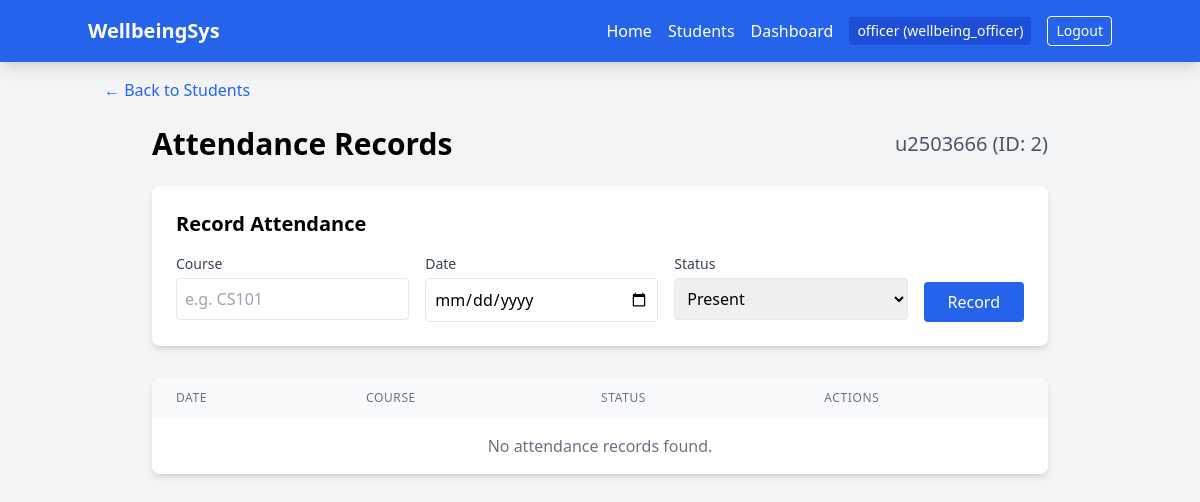
Screenshot of /attendance/2 (signed in) with the database file from the repository.
### tables this page shows
CREATE TABLE users (
    id INTEGER PRIMARY KEY AUTOINCREMENT,
    username TEXT NOT NULL UNIQUE,
    password_hash TEXT NOT NULL,
    role TEXT NOT NULL
);

CREATE TABLE students (
    id INTEGER PRIMARY KEY AUTOINCREMENT,
    university_id TEXT UNIQUE, -- e.g. u2554630
    name TEXT, -- We might mock this or use ID
    email TEXT,
    degree_name TEXT,
    year INTEGER,
    medical_info TEXT,
    disabilities TEXT,
    commute_type TEXT,
    avg_commute_time_min REAL,
    avg_screen_time_hours REAL
);

### app/routes.py (the view)
@main_bp.route('/attendance/<int:student_id>')
@login_required
def attendance_list(student_id):
    student = current_app.student_service.get_student(student_id)
    if not student:
        abort(404)
    records = current_app.attendance_service.get_student_attendance(student_id)
    return render_template('attendance.html', student=student, records=records)

### app/__init__.py (called while the page is built)
def create_app():
    app = Flask(__name__)
    app.config['SECRET_KEY'] = 'dev-secret-key-change-in-prod' # Required for sessions
    app.student_service = StudentService()
    app.attendance_service = AttendanceService()
    app.wellbeing_service = WellbeingService()
    app.submission_service = SubmissionService()
    app.user_service = UserService()
    app.analytics_service = AnalyticsService(
        app.attendance_service,
        app.wellbeing_service,
        app.submission_service
    )
    login_manager = LoginManager()
    login_manager.login_view = 'auth.login'
    login_manager.init_app(app)
    @login_manager.user_loader
    def load_user(user_id):
        return app.user_service.get_user_by_id(int(user_id))
    from app.routes import main_bp
    from app.auth_routes import auth_bp
    app.register_blueprint(main_bp)
    app.register_blueprint(auth_bp)
    return app

### app/database/connection.py (called while the page is built)
def get_db_connection(db_name=DEFAULT_DB):
    conn = sqlite3.connect(db_name, detect_types=sqlite3.PARSE_DECLTYPES)
    conn.row_factory = sqlite3.Row
    return conn

### app/services/attendance_service.py (called while the page is built)
    def get_student_attendance(self, student_id: int) -> List[Attendance]:
        conn = get_db_connection(self.db_name)
        cursor = conn.cursor()
        cursor.execute("SELECT * FROM attendance WHERE student_id = ?", (student_id,))
        rows = cursor.fetchall()
        conn.close()
        return [Attendance(
            id=row['id'],
            student_id=row['student_id'],
            course_id=row['course_id'],
            status=row['status'],
            date=row['date']
        ) for row in rows]

### app/services/student_service.py (called while the page is built)
    def get_student(self, student_id: int) -> Optional[Student]:
        conn = get_db_connection(self.db_name)
        cursor = conn.cursor()
        cursor.execute("SELECT * FROM students WHERE id = ?", (student_id,))
        row = cursor.fetchone()
        conn.close()
        if row:
            return self._map_row_to_student(row)
        return None

    def _map_row_to_student(self, row) -> Student:
        display_name = row['name'] if row['name'] else row['university_id']
        return Student(
            id=row['id'],
            university_id=row['university_id'],
            name=display_name,
            email=row['email'],
            degree_name=row['degree_name'],
            medical_info=row['medical_info'],
            disabilities=row['disabilities']
        )

### app/templates/attendance.html (shortened to what this page needs)
{% extends "base.html" %}
{% block content %}
<div class="mb-6">
    <a href="/students" class="text-blue-600 hover:underline">&larr; Back to Students</a>
</div>
<div class="max-w-4xl mx-auto">
    <div class="flex justify-between items-center mb-6">
        <h1 class="text-3xl font-bold">Attendance Records</h1>
        <div class="text-xl text-gray-600">{{ student.name }} (ID: {{ student.id }})</div>
    </div>
    <div class="bg-white p-6 rounded-lg shadow-md mb-8">
        <h2 class="text-xl font-semibold mb-4">Record Attendance</h2>
        <form action="/attendance/add" method="POST" class="flex gap-4 flex-wrap">
            <div class="flex-1 min-w-[200px]">
                <label class="block text-gray-700 text-sm mb-1">Course</label>
                <input type="text" name="course_id" placeholder="e.g. CS101" required
                       class="w-full border p-2 rounded">
            </div>
            <div class="flex-1 min-w-[200px]">
                <label class="block text-gray-700 text-sm mb-1">Date</label>
                <input type="date" name="date" required
                       class="w-full border p-2 rounded">
            </div>
            <div class="flex-1 min-w-[200px]">
                <label class="block text-gray-700 text-sm mb-1">Status</label>
                <select name="status" class="w-full border p-2 rounded">
                    <option value="Present">Present</option>
                </select>
            </div>
            <div class="flex items-end">
                <button type="submit" class="bg-blue-600 text-white px-6 py-2 rounded hover:bg-blue-700">
                    Record
                </button>
            </div>
        </form>
    </div>
    <div class="bg-white rounded-lg shadow-md overflow-hidden">
        <table class="min-w-full">
            <thead class="bg-gray-50">
                <tr>
                    <th class="px-6 py-3 text-left text-xs font-medium text-gray-500 uppercase tracking-wider">Date</th>
                    <th class="px-6 py-3 text-left text-xs font-medium text-gray-500 uppercase tracking-wider">Course</th>
                    <th class="px-6 py-3 text-left text-xs font-medium text-gray-500 uppercase tracking-wider">Status</th>
                    <th class="px-6 py-3 text-left text-xs font-medium text-gray-500 uppercase tracking-wider">Actions</th>
                </tr>
            </thead>
            <tbody class="bg-white divide-y divide-gray-200">
                {% for record in records %}
                <tr>
                    <td class="px-6 py-4 whitespace-nowrap">{{ record.date }}</td>
                    <td class="px-6 py-4 whitespace-nowrap">{{ record.course_id }}</td>
                    <td class="px-6 py-4 whitespace-nowrap">
                        <form action="/attendance/update/{{ record.id }}?student_id={{ student.id }}" method="POST" class="flex items-center gap-2">
                            <select name="status" onchange="this.form.submit()" class="text-xs rounded-full px-2 py-1 border
                                {% if record.status == 'Present' %}bg-green-100 text-green-800 border-green-200{% else %}bg-red-100 text-red-800 border-red-200{% endif %}">
                                <option value="Present" {% if record.status == 'Present' %}selected{% endif %}>Present</option>
                                <option value="Absent" {% if record.status == 'Absent' %}selected{% endif %}>Absent</option>
                                <option value="Late" {% if record.status == 'Late' %}selected{% endif %}>Late</option>
                            </select>
                        </form>
                    </td>
                    <td class="px-6 py-4 whitespace-nowrap text-sm font-medium">
                        <form action="/attendance/delete/{{ record.id }}?student_id={{ student.id }}" method="POST" onsubmit="return confirm('Are you sure?');">
                            <button type="submit" class="text-red-600 hover:text-red-900">Delete</button>
                        </form>
                    </td>
                </tr>
                {% else %}
                <tr>
                    <td colspan="4" class="px-6 py-4 text-center text-gray-500">No attendance records found.</td>
                </tr>
                {% endfor %}
            </tbody>
        </table>
    </div>
</div>
{% endblock %}

### app/templates/base.html (shortened to what this page needs)
<!DOCTYPE html>
<html lang="en">
<head>
    <script src="https://cdn.tailwindcss.com"></script>
</head>
<body class="bg-gray-100 min-h-screen">
    <nav class="bg-blue-600 text-white p-4 shadow-lg">
        <div class="container mx-auto flex justify-between items-center">
            <a href="/" class="text-xl font-bold">WellbeingSys</a>
            <div class="space-x-4 flex items-center">
                {% if current_user.is_authenticated %}
                    <a href="/" class="hover:text-blue-200">Home</a>
                    <a href="/students" class="hover:text-blue-200">Students</a>
                    <a href="/dashboard" class="hover:text-blue-200">Dashboard</a>
                    <span class="text-sm bg-blue-700 px-2 py-1 rounded">
                        {{ current_user.username }} ({{ current_user.role.value }})
                    </span>
                    <a href="/logout" class="text-sm border border-white px-2 py-1 rounded hover:bg-white hover:text-blue-600 transition">Logout</a>
                {% else %}
                    <a href="/login" class="hover:text-blue-200">Login</a>
                {% endif %}
            </div>
        </div>
    </nav>
    <main class="container mx-auto p-4">
        {% block content %}{% endblock %}
    </main>
</body>
</html>

### rows the page displays
users: username "officer", role.value "wellbeing_officer"
students: name "u2503666", id "2"
